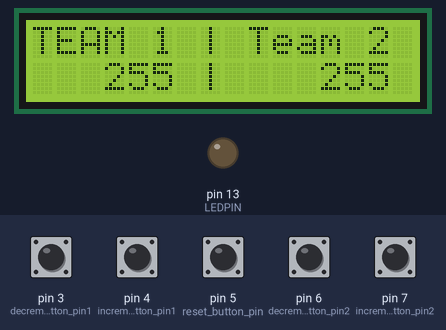
Bench run of a sketch on a simulated Arduino Uno, built with avr-gcc and run on an emulated ATmega328P. On the bench: 16×2 character LCD, output pins drawn as LEDs (lit = HIGH). Inputs (shaded band) come from the test bench; at power-on: pin 3 (decrement_button_pin1), pin 4 (increment_button_pin1), pin 5 (reset_button_pin), pin 6 (decrement_button_pin2), pin 7 (increment_button_pin2) LOW. EEPROM starts erased; what the sketch prints to the serial monitor is not drawn.

Above: at 3.7 s.
3.8 s: pin 3 (decrement_button_pin1) pulled HIGH for 1 s
At 5.7 s:
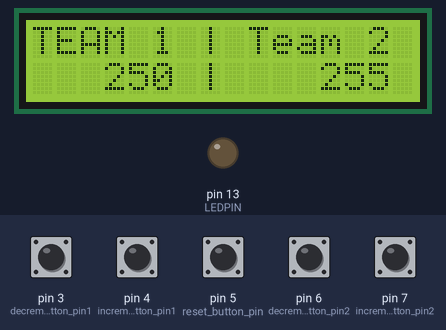
6.3 s: pin 5 (reset_button_pin) pulled HIGH for 0.15 s
At 7.6 s:
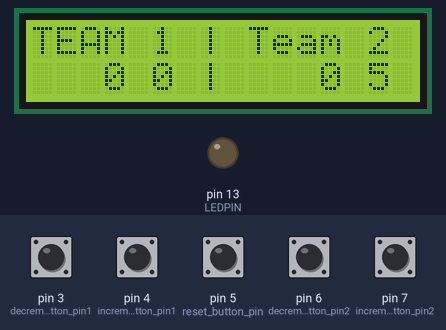
8.0 s: pin 4 (increment_button_pin1) pulled HIGH for 0.15 s
At 8.4 s:
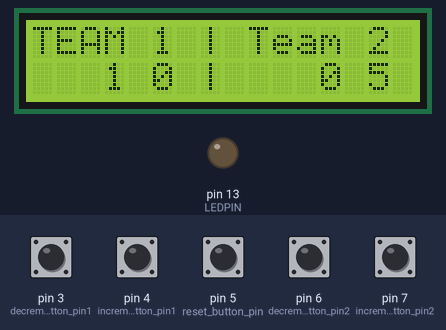
9.6 s: pin 6 (decrement_button_pin2) pulled HIGH for 0.15 s
At 10.8 s:
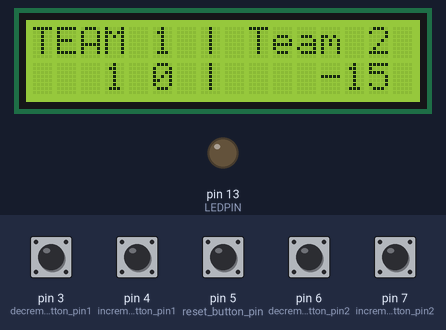
11.2 s: pin 7 (increment_button_pin2) pulled HIGH for 1 s
At 13.3 s:
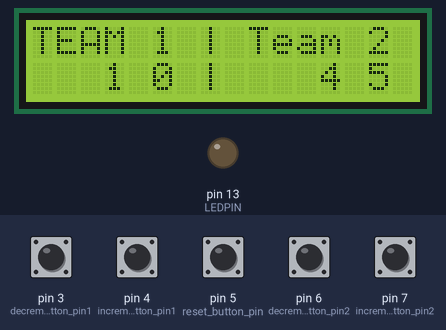
13.7 s: pin 3 (decrement_button_pin1) pulled HIGH for 0.15 s
At 14.0 s:
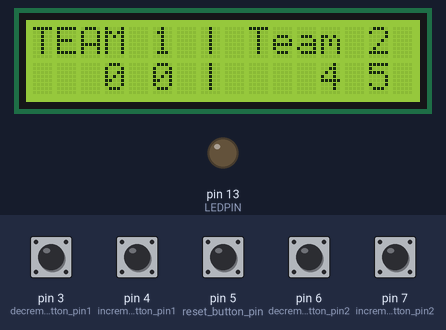
Timing chart, 0 to 16.3 s (numbered marks = the images above; inputs shaded):
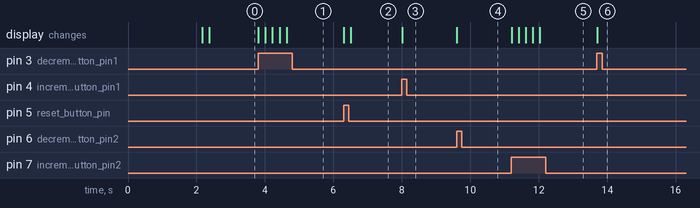

The sketch:

score_board.ino
```cpp
#include <EEPROM.h>

#include <LiquidCrystal_I2C.h>

LiquidCrystal_I2C lcd(32, 16,2);

int LEDPIN = 13;
int increment_button_pin1 = 4;
int decrement_button_pin1 = 3;
int increment_button_pin2 = 7;
int decrement_button_pin2 = 6;
int reset_button_pin = 5;

int increment1_state = 0;
int decrement1_state = 0;
int increment2_state = 0;
int decrement2_state = 0;
int reset_state = 0;

int score_team1 = 0;
int score_team2 = 0;


// EEPROM addresses for storing data
const int score_team1_address = 0;
const int score_team2_address = 1;

void setup()
{
  pinMode(LEDPIN, OUTPUT);
  pinMode(increment_button_pin1, INPUT);
  pinMode(decrement_button_pin1, INPUT);
  pinMode(increment_button_pin2, INPUT);
  pinMode(decrement_button_pin2, INPUT);
  pinMode(reset_button_pin, INPUT);

  Serial.begin(9600);

  score_team1 = EEPROM.read(score_team1_address);
  score_team2 = EEPROM.read(score_team2_address);

  lcd.begin(16, 2);
  lcd.init();
  lcd.backlight();
  lcd.setCursor(0,0);
  lcd.print("Welcome To");
  lcd.setCursor(0,1);
  lcd.print("Score Board");
  delay(2000);
  lcd.clear();
  lcd.setCursor(0,0);
  lcd.print("TEAM 1 | Team 2");
  lcd.setCursor(7,1);
  lcd.print("|");
  updateScore(3, 1, score_team1);
  updateScore(12, 1, score_team2);
}

void loop()
{
  increment1_state = digitalRead(increment_button_pin1);
  decrement1_state = digitalRead(decrement_button_pin1);
  increment2_state = digitalRead(increment_button_pin2);
  decrement2_state = digitalRead(decrement_button_pin2);
  reset_state = digitalRead(reset_button_pin);

  if(reset_state == HIGH) {
    Serial.println("restart button pressed");
    score_team1 = 0;
    score_team2 = 0;

    updateEEPROMScore(score_team1_address, score_team1);
    updateEEPROMScore(score_team2_address, score_team2);

    updateScore(3, 1, score_team1);
    updateScore(12, 1, score_team2);
  }

  if (increment1_state == HIGH) {
    Serial.println("Increment button 1 pressed");
    score_team1++;
    updateEEPROMScore(score_team1_address, score_team1);
    updateScore(3,1, score_team1);
  }

  if (decrement1_state == HIGH) {
    Serial.println("Decrement button 1 pressed");
    score_team1--;
    updateEEPROMScore(score_team1_address, score_team1);
    updateScore(3,1, score_team1);
  }

  if (increment2_state == HIGH) {
    Serial.println("Increment button 2 pressed");
    score_team2++;
    updateEEPROMScore(score_team2_address, score_team2);
    updateScore(12,1, score_team2);
  }

  if (decrement2_state == HIGH) {
    Serial.println("Decrement button 2 pressed");
    score_team2--;
    updateEEPROMScore(score_team2_address, score_team2);
    updateScore(12,1, score_team2);
  }
}

void updateScore(int col, int row, int score) {
  lcd.setCursor(col, row);
  if (score < 10 || score > 0) {
    lcd.print("  "); // Clear previous 2-digit score
  }
  lcd.setCursor(col, row);
  lcd.print(score);
  delay(200);
}

void updateEEPROMScore(int address, int score){
  EEPROM.update(address, score);
}
```

Measured:
- after the input at 3.8 s, the display: first changes at once (image 1 shows a later state)
- after the input at 6.3 s, the display: first changes at once (image 2 shows a later state)
- after the input at 8.0 s, the display: changes at once (image 3)
- after the input at 9.6 s, the display: changes at once (image 4)
- after the input at 11.2 s, the display: first changes at once (image 5 shows a later state)
- after the input at 13.7 s, the display: changes at once (image 6)
